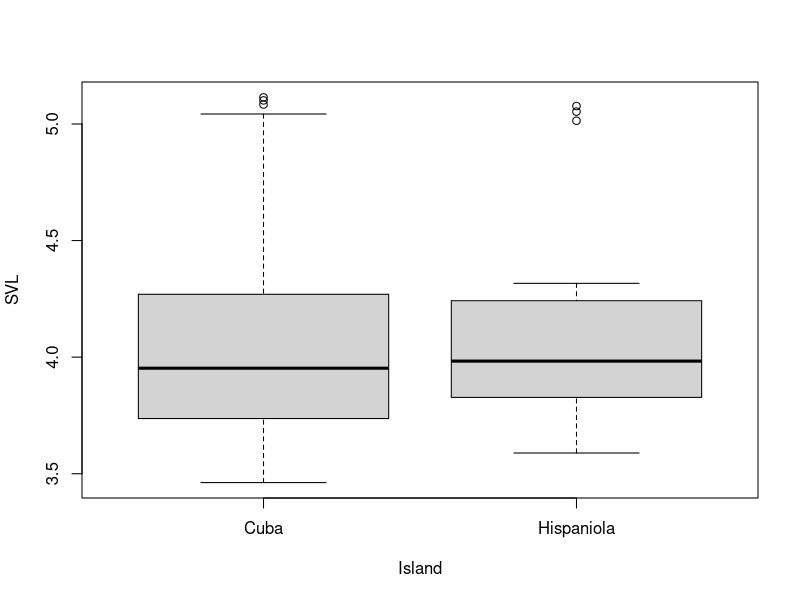
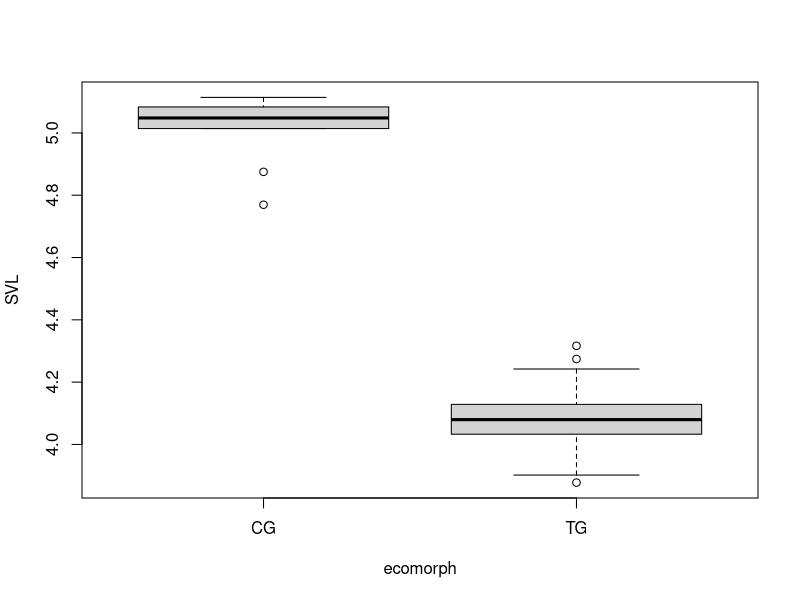

These figures' R source, in order:
#Set the working directory
Lizs<-read.csv("anolisData.csv", na.strings="?", row.names=1)

#check the data
head(Lizs, 5)

#Sample size for Islands
table(Lizs$Island)
#Sample size for ecomorphs
table(Lizs$ecomorph)

#Subset by two different factors - Cuba and Hispaniola
LizsRed<-Lizs[Lizs$Island=="Cuba" | Lizs$Island=="Hispaniola",]
table(LizsRed$Island)

#Making a boxplot
?boxplot
  #We can use a formula which takes the form Y variable by X variable
  #This translates to continuous variable by discrete variable
boxplot(SVL~Island, data=LizsRed)

#LizsEco subset - "CG" | "TG"
LizsEco<-Lizs[Lizs$ecomorph=="CG" | Lizs$ecomorph=="TG",]
table(LizsEco$ecomorph)
boxplot(SVL~ecomorph, data=LizsEco)

#Stats - ttests
?t.test
#Island data
t.test(SVL~Island, data=LizsRed)
#Ecomorph
t.test(SVL~ecomorph, data=LizsEco)
